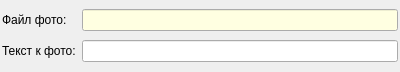
<?xml version="1.0" encoding="UTF-8"?>
<ui version="4.0">
 <class>FrameImageDescription</class>
 <widget class="QWidget" name="FrameImageDescription">
  <property name="geometry">
   <rect>
    <x>0</x>
    <y>0</y>
    <width>400</width>
    <height>72</height>
   </rect>
  </property>
  <property name="windowTitle">
   <string>Form</string>
  </property>
  <property name="autoFillBackground">
   <bool>true</bool>
  </property>
  <layout class="QGridLayout" name="gridLayout">
   <property name="leftMargin">
    <number>2</number>
   </property>
   <property name="topMargin">
    <number>2</number>
   </property>
   <property name="rightMargin">
    <number>2</number>
   </property>
   <property name="bottomMargin">
    <number>2</number>
   </property>
   <property name="horizontalSpacing">
    <number>6</number>
   </property>
   <property name="verticalSpacing">
    <number>2</number>
   </property>
   <item row="0" column="0">
    <widget class="QLabel" name="label">
     <property name="text">
      <string>Файл фото:</string>
     </property>
    </widget>
   </item>
   <item row="0" column="1">
    <widget class="QLineEdit" name="lineEditFileName">
     <property name="palette">
      <palette>
       <active>
        <colorrole role="Base">
         <brush brushstyle="SolidPattern">
          <color alpha="255">
           <red>255</red>
           <green>255</green>
           <blue>225</blue>
          </color>
         </brush>
        </colorrole>
       </active>
       <inactive>
        <colorrole role="Base">
         <brush brushstyle="SolidPattern">
          <color alpha="255">
           <red>255</red>
           <green>255</green>
           <blue>225</blue>
          </color>
         </brush>
        </colorrole>
       </inactive>
       <disabled>
        <colorrole role="Base">
         <brush brushstyle="SolidPattern">
          <color alpha="255">
           <red>240</red>
           <green>240</green>
           <blue>240</blue>
          </color>
         </brush>
        </colorrole>
       </disabled>
      </palette>
     </property>
     <property name="readOnly">
      <bool>true</bool>
     </property>
    </widget>
   </item>
   <item row="1" column="0">
    <widget class="QLabel" name="label_2">
     <property name="text">
      <string>Текст к фото:</string>
     </property>
    </widget>
   </item>
   <item row="1" column="1">
    <widget class="QLineEdit" name="lineEditDescription"/>
   </item>
  </layout>
 </widget>
 <resources/>
 <connections/>
</ui>
